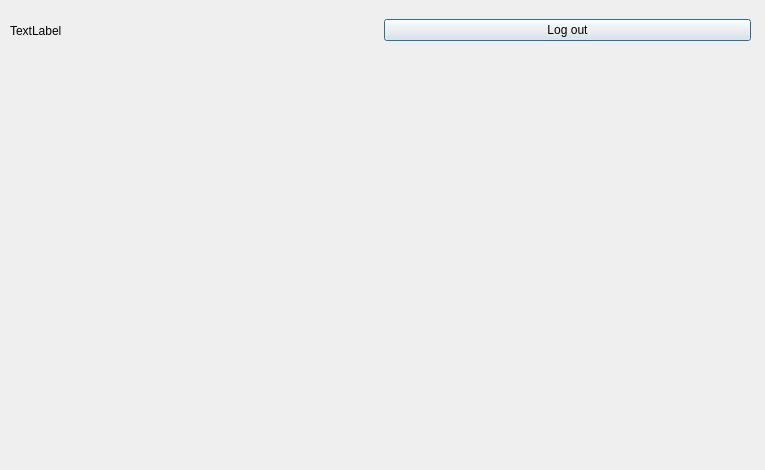
<?xml version="1.0" encoding="UTF-8"?>
<ui version="4.0">
 <class>admin_page</class>
 <widget class="QDialog" name="admin_page">
  <property name="geometry">
   <rect>
    <x>0</x>
    <y>0</y>
    <width>765</width>
    <height>470</height>
   </rect>
  </property>
  <property name="windowTitle">
   <string>Dialog</string>
  </property>
  <widget class="QWidget" name="horizontalLayoutWidget">
   <property name="geometry">
    <rect>
     <x>10</x>
     <y>10</y>
     <width>741</width>
     <height>41</height>
    </rect>
   </property>
   <layout class="QHBoxLayout" name="horizontalLayout">
    <item>
     <widget class="QLabel" name="label">
      <property name="text">
       <string>TextLabel</string>
      </property>
     </widget>
    </item>
    <item>
     <widget class="QPushButton" name="pushButton">
      <property name="enabled">
       <bool>true</bool>
      </property>
      <property name="text">
       <string>Log out</string>
      </property>
     </widget>
    </item>
   </layout>
  </widget>
  <widget class="QWidget" name="verticalLayoutWidget">
   <property name="geometry">
    <rect>
     <x>10</x>
     <y>70</y>
     <width>160</width>
     <height>281</height>
    </rect>
   </property>
   <layout class="QVBoxLayout" name="verticalLayout"/>
  </widget>
 </widget>
 <resources/>
 <connections/>
</ui>
